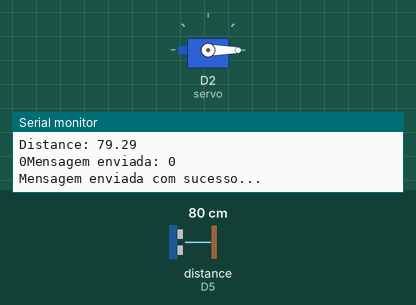
This sketch was run on a simulated ESP8266 (NodeMCU). Parts: servo, the last lines printed to the serial monitor. Wiring (inferred from the names in the program): ultrasonic range finder: trigger D6; echo D5. The inputs (shaded band) are chosen by the test bench; at power-on: distance to the obstacle (sensor on D5) 80 cm. The echo pulse lasts 58.3 µs per cm; WiFi joins after 1.5 s; servers stay silent unless stated; no MQTT or app messages arrive unless stated.

Above: at 2.7 s.
2.8 s: distance to the obstacle (sensor on D5) set to 23 cm
5.2 s: distance to the obstacle (sensor on D5) set to 19 cm
At 7.2 s:
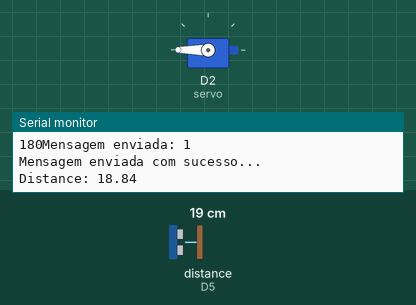
7.5 s: distance to the obstacle (sensor on D5) set to 35 cm
At 9.5 s:
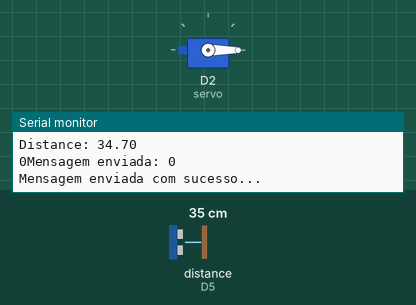
10.0 s: distance to the obstacle (sensor on D5) set to 2 cm
At 11.6 s:
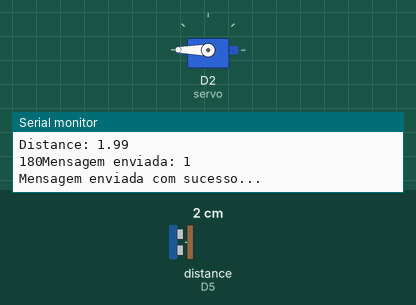
Timing chart, 0 to 13.1 s (numbered marks = the images above; inputs shaded):
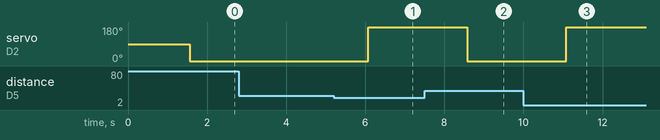

Measured:
- the behaviour switches between 21 and 20 cm on distance to the obstacle (sensor on D5) (found by bisection; images 0 and 1)
- after the input at 5.2 s, servo on D2 (servo): 0° → 180° after 0.88 s
- after the input at 7.5 s, servo on D2 (servo): 180° → 0° after 1.1 s
- after the input at 10.0 s, servo on D2 (servo): 0° → 180° after 1.1 s

The sketch:

AlcoolGel.ino
```cpp
#include <ESP8266WiFi.h>
#include <PubSubClient.h>
#include <Servo.h>


//Conexao
const char* ssid = "Stefan123456";
const char* password = "nnlv6406";

//Conexao MQTT
const char* mqttServer = "postman.cloudmqtt.com";   //server
const char* mqttUser = "aeleozfk";              //user
const char* mqttPassword = "J0MSDy4RiaK8";      //password
const int mqttPort = 16157;                     //port
const char* mqttTopicSub = "alc/Gel";      //tópico que sera assinado
String strMSG = "0";
char mensagem[30];

//Pin
const int trigPin = D6;
const int echoPin = D5;
Servo servo;


long duration = 0;
double distance = 0;


WiFiClient espClient;
PubSubClient client(espClient);

void setup() {
  // put your setup code here, to run once:

  Serial.begin(115200);
  Serial.println();
  Serial.print("Wifi connecting to ");
  Serial.println( ssid );
  WiFi.begin(ssid, password);
  Serial.println();
  Serial.print("Connecting");

  while ( WiFi.status() != WL_CONNECTED ) {
    delay(500);
    Serial.print(".");
  }

  Serial.println();
  Serial.println("Wifi Connected Success!");
  Serial.print("NodeMCU IP Address : ");
  Serial.println(WiFi.localIP() );
  Serial.println("Conectado na rede WiFi com sucesso!");
  client.setServer(mqttServer, mqttPort);
  client.setCallback(callback);

  while (!client.connected()) {

    Serial.println("Conectando ao Broker MQTT...");

    if (client.connect("ESP8266Client", mqttUser, mqttPassword )) {
      Serial.println("Conectado");
    } else {
      Serial.print("falha estado  ");
      Serial.print(client.state());
      delay(2000);
    }
  }

  //subscreve no tópico
  client.subscribe(mqttTopicSub);

  pinMode(trigPin, OUTPUT);
  pinMode(echoPin, INPUT);
  servo.attach(D2);

}

void loop() {


  getDistance();
  // Prints the distance value to the serial monitor
  Serial.print("Distance: ");
  Serial.println(distance);

  if(distance < 20 ){
    delay(500);
    servo.write(180);

    Serial.print("180");
    sprintf(mensagem, "1");
    Serial.print("Mensagem enviada: ");
    Serial.println(mensagem);  //Envia a mensagem ao broker
    client.publish("alc/Gel", mensagem);
    Serial.println("Mensagem enviada com sucesso...");


  }else{

    servo.write(0);

    Serial.print("0");
    sprintf(mensagem, "0");
    Serial.print("Mensagem enviada: ");
    Serial.println(mensagem);  //Envia a mensagem ao broker
    client.publish("alc/Gel", mensagem);
    Serial.println("Mensagem enviada com sucesso...");

    }

  delay(1000);

}

void getDistance()
{
  // Clear trigPin
  digitalWrite(trigPin, LOW);
  delayMicroseconds(2);

  // trigPin HIGH por 10ms
  digitalWrite(trigPin, HIGH);
  delayMicroseconds(10);
  digitalWrite(trigPin, LOW);

  //Reads echoPin, returns the travel time of the sound wave in ms
  duration = pulseIn(echoPin, HIGH);

  // Calculating the distance, in centimeters, using the formula described in the first section.
  distance = duration * 0.034 / 2;

}

void callback(char* topic, byte* payload, unsigned int length) {
  //armazena msg recebida em uma sring
  payload[length] = '\0';
  strMSG = String((char*)payload);
  Serial.print("Mensagem chegou do tópico: ");
  Serial.println(topic);
  Serial.print("Mensagem:");
  Serial.print(strMSG);
  Serial.println();
  Serial.println("-----------------------");
}

void reconect() {
  //Enquanto estiver desconectado
  while (!client.connected()) {
    Serial.print("Tentando conectar ao servidor MQTT");

    bool conectado = strlen(mqttUser) > 0 ?
                     client.connect("ESP8266Client", mqttUser, mqttPassword) :
                     client.connect("ESP8266Client");

    if (conectado) {
      Serial.println("Conectado!");
      //subscreve no tópico
      client.subscribe(mqttTopicSub, 1); //nivel de qualidade: QoS 1
    } else {
      Serial.println("Falha durante a conexão.Code: ");
      Serial.println( String(client.state()).c_str());
      Serial.println("Tentando novamente em 10 s");

      //Aguarda 10 segundos
      delay(5000);
    }
  }
}
```
